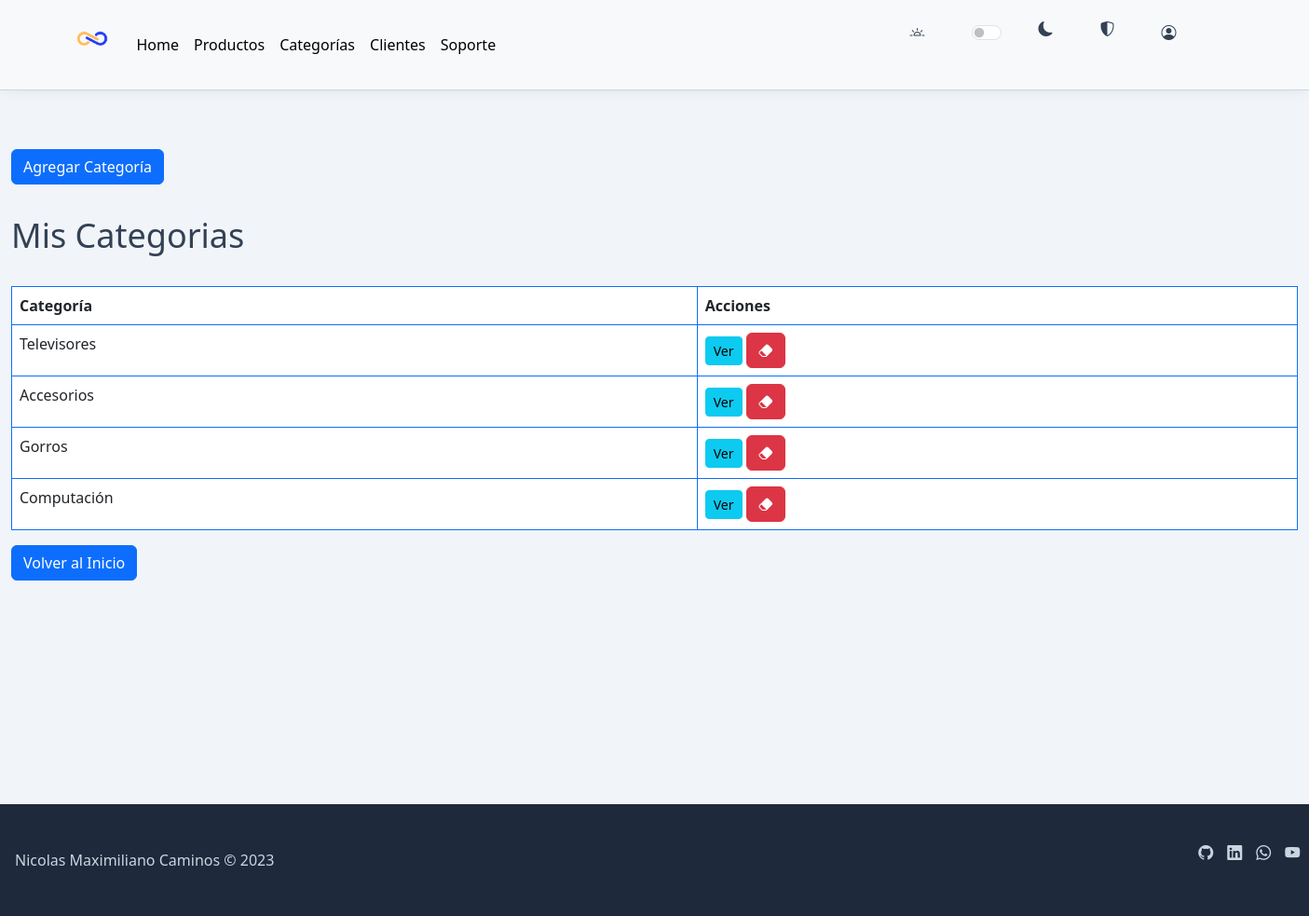
The page /categoria/ (signed in) on the database its author committed.
### AppInfinity/models.py (models this page shows)
class Categoria(models.Model):
    nombre = models.CharField(max_length=50)

### AppInfinity/views.py (the view)
# urls.py: path('categoria/', categorias, name='categoria'),
@login_required(login_url='login')
def categorias(request):
    categorias = Categoria.objects.all()
    if request.method == 'POST':
        form = CategoriaForm(request.POST)
        if form.is_valid():
            categoria = form.save()
            return redirect('categoria')
    else:
        form = CategoriaForm()
    return render(request, 'categoria.html', {'form': form, 'categorias': categorias})

### AppInfinity/forms.py
class CategoriaForm(forms.ModelForm):
    class Meta:
        model = Categoria
        fields = ['nombre']

### templates/categoria.html (shortened to what this page needs)
{% extends 'base.html' %}
{% block content %}
<button type="button" class="btn btn-primary" data-bs-toggle="modal" data-bs-target="#staticBackdrop">
  Agregar Categoría
</button>
  <h2>Mis Categorias</h2>
  <table class="table table-bordered border-primary">
    <thead>
      <tr>
        <th>Categoría</th>
        <th>Acciones</th>
      </tr>
    </thead>
    <tbody>
      {% for categoria in categorias %}
        <tr>
          <td>{{ categoria.nombre }}</td>
          <td>
            <a href="{% url 'ver_categoria' categoria.id %}" class="btn btn-info btn-sm">Ver</a>
            <a href="{% url 'eliminar_categoria' categoria.id %}" class="bi bi-eraser-fill btn btn-danger"></a>
          </td>
        </tr>
      {% endfor %}
    </tbody>
  </table>
  <a class="btn btn-primary" href="{% url 'categoria' %}">Volver al Inicio</a>
{% endblock %}

### static/css/style.css (style rules this page uses)
:root { color-scheme: light; overflow-y: auto; overflow-x: hidden; }
body { height: 100%; text-rendering: optimizeLegibility; -webkit-font-smoothing: antialiased; -moz-osx-fontt-smoothing: grayscale; -webkit-text-size-adjust: 100%; -webkit-top-highlight-color: transparent; color: var(--infinity-body-text-color, #64748b) !important; line-height: var(--infinity-line-height-base, 1.5); font-weight: var(--infinity-font-weigth-base, 400); background-color: var(--infinity-body-bg-color, #f1f5f9) !important; font-family: var(--infinity-font-primary, ui-sans-serif, system-ui, -apple-system, BlinkMacSystemFont, "Segoe UI", Roboto, "Helvetica Neue", Arial, "Noto Sans", sans-serif, "Apple Color Emoji", "Segoe UI Emoji", "Segoe UI Symbol", "Noto Color Emoji"); transition: 1000ms; }
h1, h2, h3, h4, h5, h6 { color: var(--infinity-heading-text-color, #334155); font-weight: 500; line-height: 1.25; font-family: var(--infinity-font-secondary, ui-sans-serif, system-ui, -apple-system, BlinkMacSystemFont, "Segoe UI", Roboto, "Helvetica Neue", Arial, "Noto Sans", sans-serif, "Apple Color Emoji", "Segoe UI Emoji", "Segoe UI Symbol", "Noto Color Emoji"); }
h2 { margin: 32px 0; font-size: 36px; }
:where(:root) { cursor: default; line-height: 1.5; overflow-wrap: break-word; -moz-tab-size: 4; tab-size: 4; -webkit-tap-highlight-color: transparent; -webkit-text-size-adjust: 100%; }
:where(body) { margin: 0; }
:where(table) { border-collapse: collapse; border-color: inherit; text-indent: 0; }
:where(button, input, select) { margin: 0; }
:where(button, [type=button i], [type=reset i], [type=submit i]) { -webkit-appearance: button; }
html { scroll-behavior: smooth; }

### rows shown on the page
Categoria: nombre "Televisores"
Categoria: nombre "Accesorios"
Categoria: nombre "Gorros"
Categoria: nombre "Computación"
